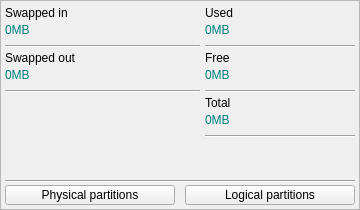
     <widget class="QFrame" name="swapexdt">
      <property name="geometry">
       <rect>
        <x>580</x>
        <y>240</y>
        <width>360</width>
        <height>210</height>
       </rect>
      </property>
      <property name="sizePolicy">
       <sizepolicy hsizetype="Fixed" vsizetype="Fixed">
        <horstretch>0</horstretch>
        <verstretch>0</verstretch>
       </sizepolicy>
      </property>
      <property name="minimumSize">
       <size>
        <width>360</width>
        <height>210</height>
       </size>
      </property>
      <property name="maximumSize">
       <size>
        <width>360</width>
        <height>210</height>
       </size>
      </property>
      <property name="frameShape">
       <enum>QFrame::StyledPanel</enum>
      </property>
      <property name="frameShadow">
       <enum>QFrame::Raised</enum>
      </property>
      <widget class="QLabel" name="swapsonm">
       <property name="geometry">
        <rect>
         <x>5</x>
         <y>65</y>
         <width>195</width>
         <height>20</height>
        </rect>
       </property>
       <property name="sizePolicy">
        <sizepolicy hsizetype="Fixed" vsizetype="Fixed">
         <horstretch>0</horstretch>
         <verstretch>0</verstretch>
        </sizepolicy>
       </property>
       <property name="minimumSize">
        <size>
         <width>195</width>
         <height>20</height>
        </size>
       </property>
       <property name="maximumSize">
        <size>
         <width>195</width>
         <height>20</height>
        </size>
       </property>
       <property name="styleSheet">
        <string notr="true">font: 15pt &quot;JetBrains Mono&quot;;
color: #008080;</string>
       </property>
       <property name="text">
        <string>0MB</string>
       </property>
      </widget>
      <widget class="Line" name="swapexl2">
       <property name="geometry">
        <rect>
         <x>5</x>
         <y>90</y>
         <width>195</width>
         <height>3</height>
        </rect>
       </property>
       <property name="sizePolicy">
        <sizepolicy hsizetype="Fixed" vsizetype="Fixed">
         <horstretch>0</horstretch>
         <verstretch>0</verstretch>
        </sizepolicy>
       </property>
       <property name="minimumSize">
        <size>
         <width>195</width>
         <height>3</height>
        </size>
       </property>
       <property name="maximumSize">
        <size>
         <width>195</width>
         <height>3</height>
        </size>
       </property>
       <property name="orientation">
        <enum>Qt::Horizontal</enum>
       </property>
      </widget>
      <widget class="QLabel" name="swapsinm">
       <property name="geometry">
        <rect>
         <x>5</x>
         <y>20</y>
         <width>195</width>
         <height>20</height>
        </rect>
       </property>
       <property name="sizePolicy">
        <sizepolicy hsizetype="Fixed" vsizetype="Fixed">
         <horstretch>0</horstretch>
         <verstretch>0</verstretch>
        </sizepolicy>
       </property>
       <property name="minimumSize">
        <size>
         <width>195</width>
         <height>20</height>
        </size>
       </property>
       <property name="maximumSize">
        <size>
         <width>195</width>
         <height>20</height>
        </size>
       </property>
       <property name="styleSheet">
        <string notr="true">font: 15pt &quot;JetBrains Mono&quot;;
color: #008080;</string>
       </property>
       <property name="text">
        <string>0MB</string>
       </property>
      </widget>
      <widget class="Line" name="swapexl1">
       <property name="geometry">
        <rect>
         <x>5</x>
         <y>45</y>
         <width>195</width>
         <height>3</height>
        </rect>
       </property>
       <property name="sizePolicy">
        <sizepolicy hsizetype="Fixed" vsizetype="Fixed">
         <horstretch>0</horstretch>
         <verstretch>0</verstretch>
        </sizepolicy>
       </property>
       <property name="minimumSize">
        <size>
         <width>195</width>
         <height>3</height>
        </size>
       </property>
       <property name="maximumSize">
        <size>
         <width>195</width>
         <height>3</height>
        </size>
       </property>
       <property name="orientation">
        <enum>Qt::Horizontal</enum>
       </property>
      </widget>
      <widget class="QLabel" name="swapsolb">
       <property name="geometry">
        <rect>
         <x>5</x>
         <y>50</y>
         <width>195</width>
         <height>15</height>
        </rect>
       </property>
       <property name="sizePolicy">
        <sizepolicy hsizetype="Fixed" vsizetype="Fixed">
         <horstretch>0</horstretch>
         <verstretch>0</verstretch>
        </sizepolicy>
       </property>
       <property name="minimumSize">
        <size>
         <width>195</width>
         <height>15</height>
        </size>
       </property>
       <property name="maximumSize">
        <size>
         <width>195</width>
         <height>15</height>
        </size>
       </property>
       <property name="text">
        <string>Swapped out</string>
       </property>
      </widget>
      <widget class="QLabel" name="swapsilb">
       <property name="geometry">
        <rect>
         <x>5</x>
         <y>5</y>
         <width>195</width>
         <height>15</height>
        </rect>
       </property>
       <property name="sizePolicy">
        <sizepolicy hsizetype="Fixed" vsizetype="Fixed">
         <horstretch>0</horstretch>
         <verstretch>0</verstretch>
        </sizepolicy>
       </property>
       <property name="minimumSize">
        <size>
         <width>195</width>
         <height>15</height>
        </size>
       </property>
       <property name="maximumSize">
        <size>
         <width>195</width>
         <height>15</height>
        </size>
       </property>
       <property name="text">
        <string>Swapped in</string>
       </property>
      </widget>
      <widget class="QLabel" name="swapttlb">
       <property name="geometry">
        <rect>
         <x>205</x>
         <y>95</y>
         <width>150</width>
         <height>15</height>
        </rect>
       </property>
       <property name="sizePolicy">
        <sizepolicy hsizetype="Fixed" vsizetype="Fixed">
         <horstretch>0</horstretch>
         <verstretch>0</verstretch>
        </sizepolicy>
       </property>
       <property name="minimumSize">
        <size>
         <width>150</width>
         <height>15</height>
        </size>
       </property>
       <property name="maximumSize">
        <size>
         <width>150</width>
         <height>15</height>
        </size>
       </property>
       <property name="text">
        <string>Total</string>
       </property>
      </widget>
      <widget class="Line" name="swapexl4">
       <property name="geometry">
        <rect>
         <x>205</x>
         <y>90</y>
         <width>150</width>
         <height>3</height>
        </rect>
       </property>
       <property name="sizePolicy">
        <sizepolicy hsizetype="Fixed" vsizetype="Fixed">
         <horstretch>0</horstretch>
         <verstretch>0</verstretch>
        </sizepolicy>
       </property>
       <property name="minimumSize">
        <size>
         <width>150</width>
         <height>3</height>
        </size>
       </property>
       <property name="maximumSize">
        <size>
         <width>150</width>
         <height>3</height>
        </size>
       </property>
       <property name="orientation">
        <enum>Qt::Horizontal</enum>
       </property>
      </widget>
      <widget class="QLabel" name="swapfrlb">
       <property name="geometry">
        <rect>
         <x>205</x>
         <y>50</y>
         <width>150</width>
         <height>15</height>
        </rect>
       </property>
       <property name="sizePolicy">
        <sizepolicy hsizetype="Fixed" vsizetype="Fixed">
         <horstretch>0</horstretch>
         <verstretch>0</verstretch>
        </sizepolicy>
       </property>
       <property name="minimumSize">
        <size>
         <width>150</width>
         <height>15</height>
        </size>
       </property>
       <property name="maximumSize">
        <size>
         <width>150</width>
         <height>15</height>
        </size>
       </property>
       <property name="text">
        <string>Free</string>
       </property>
      </widget>
      <widget class="Line" name="swapexl5">
       <property name="geometry">
        <rect>
         <x>205</x>
         <y>135</y>
         <width>150</width>
         <height>3</height>
        </rect>
       </property>
       <property name="sizePolicy">
        <sizepolicy hsizetype="Fixed" vsizetype="Fixed">
         <horstretch>0</horstretch>
         <verstretch>0</verstretch>
        </sizepolicy>
       </property>
       <property name="minimumSize">
        <size>
         <width>150</width>
         <height>3</height>
        </size>
       </property>
       <property name="maximumSize">
        <size>
         <width>150</width>
         <height>3</height>
        </size>
       </property>
       <property name="orientation">
        <enum>Qt::Horizontal</enum>
       </property>
      </widget>
      <widget class="Line" name="swapexl6">
       <property name="geometry">
        <rect>
         <x>5</x>
         <y>180</y>
         <width>350</width>
         <height>3</height>
        </rect>
       </property>
       <property name="sizePolicy">
        <sizepolicy hsizetype="Fixed" vsizetype="Fixed">
         <horstretch>0</horstretch>
         <verstretch>0</verstretch>
        </sizepolicy>
       </property>
       <property name="minimumSize">
        <size>
         <width>350</width>
         <height>3</height>
        </size>
       </property>
       <property name="maximumSize">
        <size>
         <width>350</width>
         <height>3</height>
        </size>
       </property>
       <property name="orientation">
        <enum>Qt::Horizontal</enum>
       </property>
      </widget>
      <widget class="QLabel" name="swapttnm">
       <property name="geometry">
        <rect>
         <x>205</x>
         <y>110</y>
         <width>150</width>
         <height>20</height>
        </rect>
       </property>
       <property name="sizePolicy">
        <sizepolicy hsizetype="Fixed" vsizetype="Fixed">
         <horstretch>0</horstretch>
         <verstretch>0</verstretch>
        </sizepolicy>
       </property>
       <property name="minimumSize">
        <size>
         <width>150</width>
         <height>20</height>
        </size>
       </property>
       <property name="maximumSize">
        <size>
         <width>150</width>
         <height>20</height>
        </size>
       </property>
       <property name="styleSheet">
        <string notr="true">font: 15pt &quot;JetBrains Mono&quot;;
color: #008080;</string>
       </property>
       <property name="text">
        <string>0MB</string>
       </property>
      </widget>
      <widget class="QLabel" name="swapusnm">
       <property name="geometry">
        <rect>
         <x>205</x>
         <y>20</y>
         <width>150</width>
         <height>20</height>
        </rect>
       </property>
       <property name="sizePolicy">
        <sizepolicy hsizetype="Fixed" vsizetype="Fixed">
         <horstretch>0</horstretch>
         <verstretch>0</verstretch>
        </sizepolicy>
       </property>
       <property name="minimumSize">
        <size>
         <width>150</width>
         <height>20</height>
        </size>
       </property>
       <property name="maximumSize">
        <size>
         <width>150</width>
         <height>20</height>
        </size>
       </property>
       <property name="styleSheet">
        <string notr="true">font: 15pt &quot;JetBrains Mono&quot;;
color: #008080;</string>
       </property>
       <property name="text">
        <string>0MB</string>
       </property>
      </widget>
      <widget class="QLabel" name="swapuslb">
       <property name="geometry">
        <rect>
         <x>205</x>
         <y>5</y>
         <width>150</width>
         <height>15</height>
        </rect>
       </property>
       <property name="sizePolicy">
        <sizepolicy hsizetype="Fixed" vsizetype="Fixed">
         <horstretch>0</horstretch>
         <verstretch>0</verstretch>
        </sizepolicy>
       </property>
       <property name="minimumSize">
        <size>
         <width>150</width>
         <height>15</height>
        </size>
       </property>
       <property name="maximumSize">
        <size>
         <width>150</width>
         <height>15</height>
        </size>
       </property>
       <property name="text">
        <string>Used</string>
       </property>
      </widget>
      <widget class="QLabel" name="swapfrnm">
       <property name="geometry">
        <rect>
         <x>205</x>
         <y>65</y>
         <width>150</width>
         <height>20</height>
        </rect>
       </property>
       <property name="sizePolicy">
        <sizepolicy hsizetype="Fixed" vsizetype="Fixed">
         <horstretch>0</horstretch>
         <verstretch>0</verstretch>
        </sizepolicy>
       </property>
       <property name="minimumSize">
        <size>
         <width>150</width>
         <height>20</height>
        </size>
       </property>
       <property name="maximumSize">
        <size>
         <width>150</width>
         <height>20</height>
        </size>
       </property>
       <property name="styleSheet">
        <string notr="true">font: 15pt &quot;JetBrains Mono&quot;;
color: #008080;</string>
       </property>
       <property name="text">
        <string>0MB</string>
       </property>
      </widget>
      <widget class="Line" name="swapexl3">
       <property name="geometry">
        <rect>
         <x>205</x>
         <y>45</y>
         <width>150</width>
         <height>3</height>
        </rect>
       </property>
       <property name="sizePolicy">
        <sizepolicy hsizetype="Fixed" vsizetype="Fixed">
         <horstretch>0</horstretch>
         <verstretch>0</verstretch>
        </sizepolicy>
       </property>
       <property name="minimumSize">
        <size>
         <width>150</width>
         <height>3</height>
        </size>
       </property>
       <property name="maximumSize">
        <size>
         <width>150</width>
         <height>3</height>
        </size>
       </property>
       <property name="orientation">
        <enum>Qt::Horizontal</enum>
       </property>
      </widget>
      <widget class="QPushButton" name="swphexbt">
       <property name="geometry">
        <rect>
         <x>5</x>
         <y>185</y>
         <width>170</width>
         <height>20</height>
        </rect>
       </property>
       <property name="sizePolicy">
        <sizepolicy hsizetype="Fixed" vsizetype="Fixed">
         <horstretch>0</horstretch>
         <verstretch>0</verstretch>
        </sizepolicy>
       </property>
       <property name="minimumSize">
        <size>
         <width>170</width>
         <height>20</height>
        </size>
       </property>
       <property name="maximumSize">
        <size>
         <width>170</width>
         <height>20</height>
        </size>
       </property>
       <property name="text">
        <string>Physical partitions</string>
       </property>
      </widget>
      <widget class="QPushButton" name="swlgexbt">
       <property name="geometry">
        <rect>
         <x>185</x>
         <y>185</y>
         <width>170</width>
         <height>20</height>
        </rect>
       </property>
       <property name="sizePolicy">
        <sizepolicy hsizetype="Fixed" vsizetype="Fixed">
         <horstretch>0</horstretch>
         <verstretch>0</verstretch>
        </sizepolicy>
       </property>
       <property name="minimumSize">
        <size>
         <width>170</width>
         <height>20</height>
        </size>
       </property>
       <property name="maximumSize">
        <size>
         <width>170</width>
         <height>20</height>
        </size>
       </property>
       <property name="text">
        <string>Logical partitions</string>
       </property>
      </widget>
     </widget>
